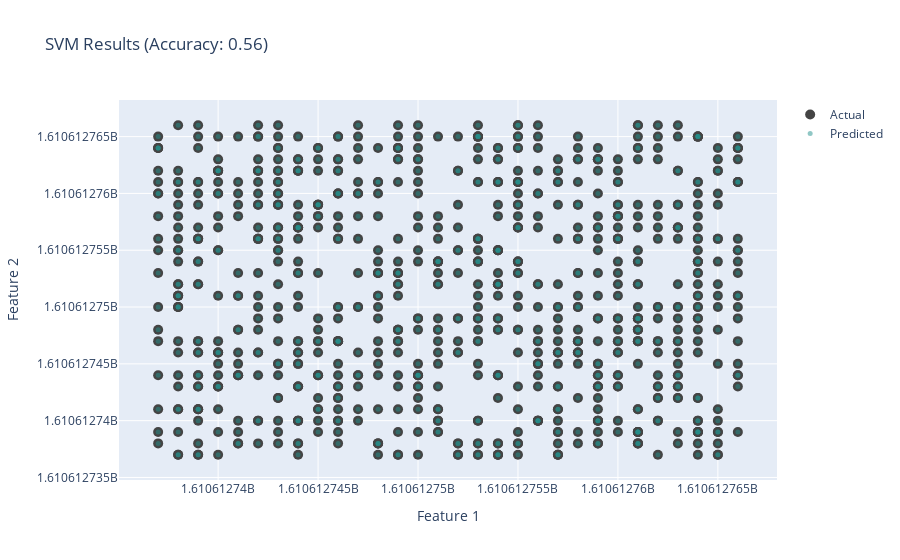

Write notebook code for a chart like this one.
### Code cell
basicSVM(df[['TEAM1_ID', 'TEAM2_ID', 'DATE', 'TEAM1_10wp', 'TEAM1_25wp', 'TEAM1_50wp',
       'TEAM1_75wp', 'TEAM1_100wp', 'TEAM2_10wp', 'TEAM2_25wp', 'TEAM2_50wp',
       'TEAM2_75wp', 'TEAM2_100wp']],
                df[["T1_WON"]])

### Figure 1 — Plotly figure (JSON) as saved in the notebook; plotly's stock layout.template omitted (floating-point values rounded to 4 significant figures; data arrays with more than 128 entries replaced by an {"elided": "..."} marker saying what was removed)
{"data": [{"marker": {"color": {"elided": "811x1 int values"}, "colorscale": [[0, "#440154"], [0.1111, "#482878"], [0.2222, "#3e4989"], [0.3333, "#31688e"], [0.4444, "#26828e"], [0.5556, "#1f9e89"], [0.6667, "#35b779"], [0.7778, "#6ece58"], [0.8889, "#b5de2b"], [1, "#fde725"]], "size": 10}, "mode": "markers", "name": "Actual", "type": "scatter", "x": {"elided": "811 int values"}, "y": {"elided": "811 int values"}}, {"marker": {"color": {"elided": "811 int values"}, "colorscale": [[0, "#440154"], [0.1111, "#482878"], [0.2222, "#3e4989"], [0.3333, "#31688e"], [0.4444, "#26828e"], [0.5556, "#1f9e89"], [0.6667, "#35b779"], [0.7778, "#6ece58"], [0.8889, "#b5de2b"], [1, "#fde725"]], "opacity": 0.5, "size": 5}, "mode": "markers", "name": "Predicted", "type": "scatter", "x": {"elided": "811 int values"}, "y": {"elided": "811 int values"}}], "layout": {"title": {"text": "SVM Results (Accuracy: 0.56)"}, "xaxis": {"title": {"text": "Feature 1"}}, "yaxis": {"title": {"text": "Feature 2"}}}}
